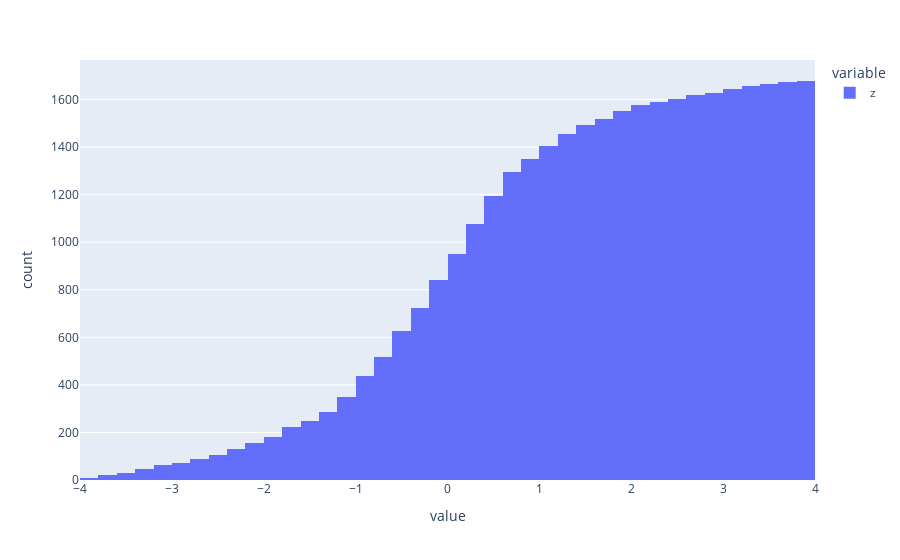

Here is the notebook cell this chart was saved with:
### Code cell
px.histogram(df.z[abs(df.z) < 4], cumulative=True)

### Figure 1 — Plotly figure (JSON) as saved in the notebook; plotly's stock layout.template omitted (floating-point values rounded to 4 significant figures; data arrays with more than 128 entries replaced by an {"elided": "..."} marker saying what was removed)
{"data": [{"alignmentgroup": "True", "bingroup": "x", "cumulative": {"enabled": true}, "hovertemplate": "variable=z<br>value=%{x}<br>count=%{y}<extra></extra>", "legendgroup": "z", "marker": {"color": "#636efa", "pattern": {"shape": ""}}, "name": "z", "offsetgroup": "z", "orientation": "v", "showlegend": true, "type": "histogram", "x": {"elided": "1678 float values"}, "xaxis": "x", "yaxis": "y"}], "layout": {"autosize": true, "barmode": "relative", "legend": {"title": {"text": "variable"}, "tracegroupgap": 0}, "margin": {"t": 60}, "xaxis": {"anchor": "y", "autorange": true, "domain": [0, 1], "range": [-4, 4], "title": {"text": "value"}, "type": "linear"}, "yaxis": {"anchor": "x", "autorange": true, "domain": [0, 1], "range": [0, 1766.0], "title": {"text": "count"}}}}
